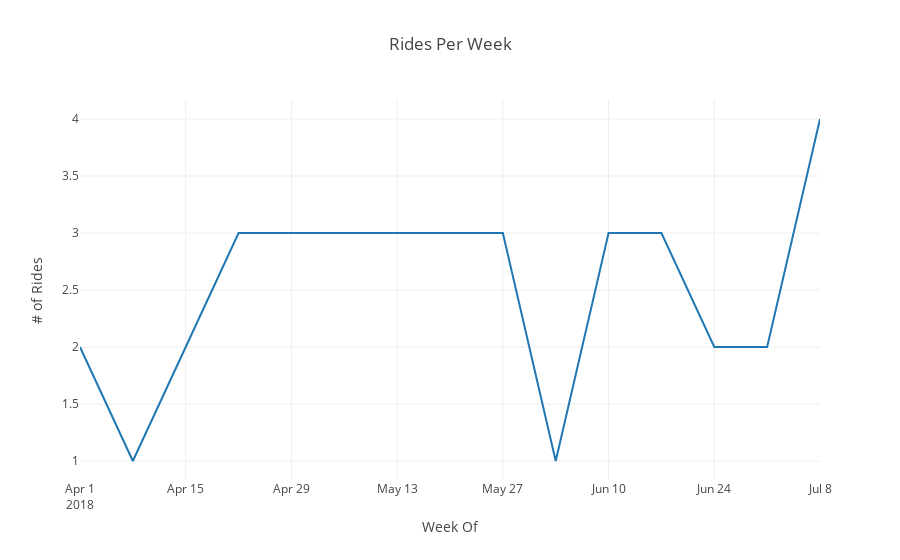

Notebook cell for this chart:
### Code cell
# Finally, let's see how many rides per week I've been on - seems they have been pretty steady - no surprise there

sessions_ts = sessions.set_index("start_time")
sessions_gpby = sessions_ts.groupby(pd.Grouper(freq='W')).avg_speed.count()

trace = go.Scatter(
    x = sessions_gpby.index,
    y = sessions_gpby,
    mode='lines'
)

data = [trace]

layout = go.Layout(
    title="Rides Per Week",
    xaxis=dict(
        title="Week Of"
    ),
    yaxis=dict(
        title="# of Rides"
    )
)

fig = go.Figure(data=data, layout=layout)

py.iplot(fig, filename="rides")

### Figure 1 — Plotly figure (JSON) as saved in the notebook; plotly's stock layout.template omitted (floating-point values rounded to 4 significant figures)
{"data": [{"mode": "lines", "type": "scatter", "uid": "e53f950c-8650-11e8-a3ea-dca904908257", "x": ["2018-04-01", "2018-04-08", "2018-04-15", "2018-04-22", "2018-04-29", "2018-05-06", "2018-05-13", "2018-05-20", "2018-05-27", "2018-06-03", "2018-06-10", "2018-06-17", "2018-06-24", "2018-07-01", "2018-07-08"], "y": [2, 1, 2, 3, 3, 3, 3, 3, 3, 1, 3, 3, 2, 2, 4]}], "layout": {"title": "Rides Per Week", "xaxis": {"title": "Week Of"}, "yaxis": {"title": "# of Rides"}}}
